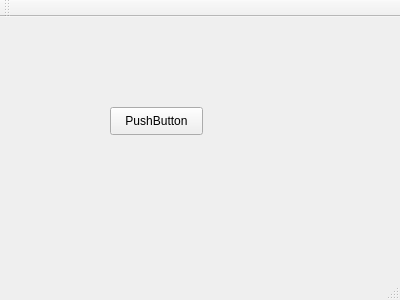
<?xml version="1.0" encoding="UTF-8"?>
<ui version="4.0">
 <class>MainWindow</class>
 <widget class="QMainWindow" name="MainWindow">
  <property name="geometry">
   <rect>
    <x>0</x>
    <y>0</y>
    <width>400</width>
    <height>300</height>
   </rect>
  </property>
  <property name="windowTitle">
   <string>MainWindow</string>
  </property>
  <widget class="QWidget" name="centralWidget">
   <widget class="MyButton" name="pushButton">
    <property name="geometry">
     <rect>
      <x>110</x>
      <y>90</y>
      <width>93</width>
      <height>28</height>
     </rect>
    </property>
    <property name="text">
     <string>PushButton</string>
    </property>
   </widget>
  </widget>
  <widget class="QMenuBar" name="menuBar">
   <property name="geometry">
    <rect>
     <x>0</x>
     <y>0</y>
     <width>400</width>
     <height>26</height>
    </rect>
   </property>
  </widget>
  <widget class="QToolBar" name="mainToolBar">
   <attribute name="toolBarArea">
    <enum>TopToolBarArea</enum>
   </attribute>
   <attribute name="toolBarBreak">
    <bool>false</bool>
   </attribute>
  </widget>
  <widget class="QStatusBar" name="statusBar"/>
 </widget>
 <layoutdefault spacing="6" margin="11"/>
 <customwidgets>
  <customwidget>
   <class>MyButton</class>
   <extends>QPushButton</extends>
   <header location="global">mybutton.h</header>
  </customwidget>
 </customwidgets>
 <resources/>
 <connections/>
</ui>
